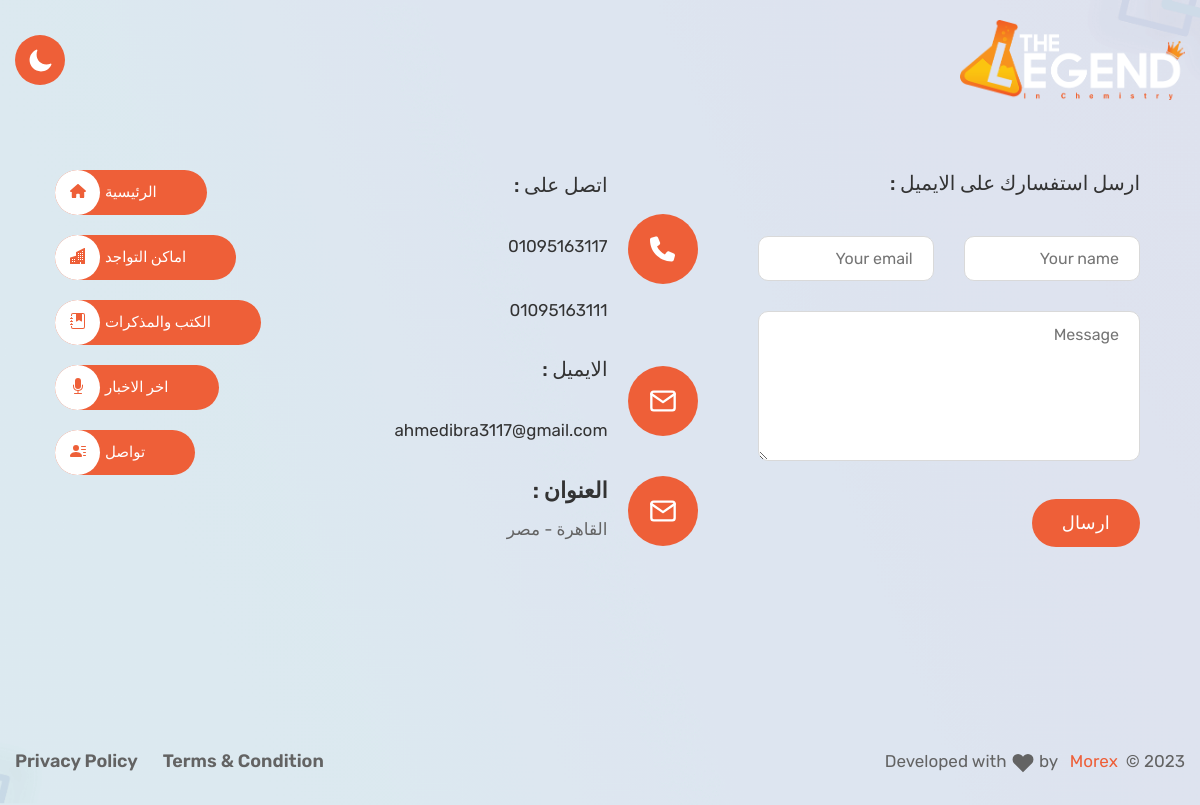
Page /contact/ on the committed database.
### accounts/models.py (models this page shows, shortened)
class Phone(models.Model):
    account = models.ForeignKey(Account, on_delete=models.CASCADE, verbose_name='الحساب')
    phone_number = models.CharField(max_length=15, validators=[RegexValidator(r'^\+?1?\d{9,15}$')], verbose_name='رقم الهاتف')

class Account(models.Model):
    logo = models.ImageField(upload_to='accounts/logos/', blank=True, null=True, editable=False, default=default_logo, verbose_name='الشعار')
    name = models.CharField(max_length=255, verbose_name='الاسم')
    description = models.TextField(blank=True, null=True, verbose_name='الوصف')
    caption = models.CharField(max_length=255, blank=True, null=True, verbose_name='التعليق')
    image = models.ImageField(upload_to='accounts/', blank=True, null=True, verbose_name='الصورة')
    mail = models.EmailField(verbose_name='البريد الإلكتروني')
    address = models.CharField(max_length=255, blank=True, null=True, verbose_name='العنوان')
    class Meta:
        verbose_name = 'البيانات الشخصية'
        verbose_name_plural = 'البيانات الشخصية'

### contact/views.py (the view)
# urls.py: path('', views.contact, name="contact"),
def contact(request):
    account_data = Account.objects.first()
    context={
        "account":account_data
    }
    return render(request, 'contact/contact.html',context=context)

### accounts/context_processors.py (called while the page is built)
def site_logo(request):
    site_logo='static/imgs/site_logo/default_logo.png'
    try:
        theme = Theme.objects.first()
        if theme and theme.logo:
            site_logo=theme.logo.url  # Assuming 'logo' is an ImageField
    except Theme.DoesNotExist:
        pass
    return {
        'site_logo': site_logo,
    }

### contact/templates/contact/contact.html (shortened to what this page needs)
{% extends "base.html" %} {% load static %} {% block content %}
<main class="main__content_wrapper hero__section--inner2">
  <div class="hero__section row  m-5">
    <div class="container col-lg-9 col-sm-12 col-md-12 ">
      <div class="main__content_wrapper inner__page--content">
        <section class="contact__section contact__page--style section--padding">
            <div class="container">
                <div class="row align-items-center">
                    <div class="col-lg-6">
                        <div class="contact__left">
                            <div class="section__heading mb-50">
                                <h2 class=" mb-10">ارسل استفسارك على الايميل :</h2>
                            </div>
                            <form class="contact__form" action="#">
                                <div class="row">
                                    <div class="col-lg-6 col-md-6 col-sm-6 mb-30">
                                        <input name='sender_name' id='sender_name' class="contact__input--field" placeholder="Your name" type="text">
                                    </div>
                                    <div class="col-lg-6 col-md-6 col-sm-6 mb-30">
                                        <input name='sender_mail' id='sender_mail' class="contact__input--field" placeholder="Your email" type="text">
                                    </div>
                                </div>
                                <textarea name='sent_message' id='sent_message' class="contact__textarea--field" placeholder="Message"></textarea>
                                <button id='send_button' class="contact__button primary__btn">ارسال</button>
                            </form>
                        </div>
                    </div>
                    <div class="col-lg-6">
                        <div class="contact__info">
                            <div class="contact__info--items d-flex align-items-center">
                                <span class="contact__info--icon">
                                </span>
                                <div class="contact__info--content">
                                    <h2 class="">اتصل على :</h2>
                                    <p class="contact__info--desc">
                                        {% for phone in account.phone_set.all %}
                                        <br>
                                        <a href="tel:+2{{phone.phone_number}}">{{phone.phone_number}}</a>
                                        {% endfor %}
                                    </p>
                                </div>
                            </div>
                            <div class="contact__info--items d-flex align-items-center">
                                <span class="contact__info--icon">
                                </span>
                                <div class="contact__info--content">
                                    <h2 class="">الايميل :</h2>
                                    <p class="contact__info--desc">
                                        <br>
                                        <a href="https://mail.google.com/mail/?view=cm&fs=1&to={{ account.mail }}">{{ account.mail }}</a>
                                    </p>
                                </div>
                            </div>
                            <div class="contact__info--items d-flex align-items-center">
                                <span class="contact__info--icon">
                                </span>
                                <div class="contact__info--content">
                                    <h3 class="contact__info--title">العنوان :</h3>
                                    <p class="contact__info--desc">
                                        {{account.address}} <br>
                                    </p>
                                </div>
                            </div>
                        </div>
                    </div>
                </div>
            </div>
        </section>
    </div>
    </div>
    <div class="col-3">
        {% include "side.html" %}
    </div>
  </div>
</main>
{% endblock content %}

### static/assets/css/rtl.css (style rules this page uses)
[dir="rtl"] .contact__info { padding-left: 0; }
@media only screen and (min-width: 992px) { [dir="rtl"] .contact__info { padding-right: 3rem; } }

### rows in the picture
Phone: phone_number "01095163117"
Phone: phone_number "01095163111"
Account: mail "ahmedibra3117@gmail.com", address "القاهرة - مصر"
